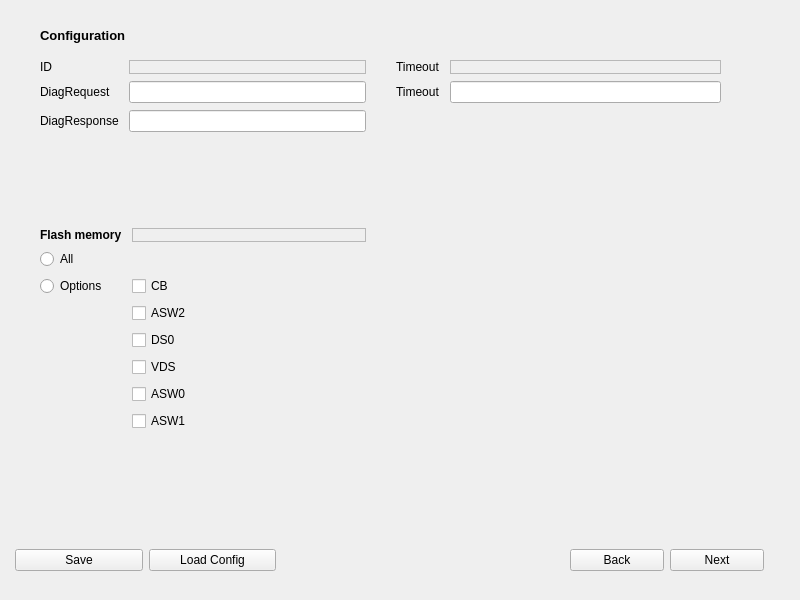
<?xml version="1.0" encoding="UTF-8"?>
<ui version="4.0">
 <class>ConfigWin</class>
 <widget class="QWidget" name="ConfigWin">
  <property name="geometry">
   <rect>
    <x>0</x>
    <y>0</y>
    <width>800</width>
    <height>600</height>
   </rect>
  </property>
  <property name="sizePolicy">
   <sizepolicy hsizetype="Fixed" vsizetype="Preferred">
    <horstretch>0</horstretch>
    <verstretch>0</verstretch>
   </sizepolicy>
  </property>
  <property name="windowTitle">
   <string>CANFlashOTA</string>
  </property>
  <widget class="QWidget" name="gridLayoutWidget">
   <property name="geometry">
    <rect>
     <x>40</x>
     <y>60</y>
     <width>681</width>
     <height>371</height>
    </rect>
   </property>
   <layout class="QGridLayout" name="configLayout">
    <property name="horizontalSpacing">
     <number>30</number>
    </property>
    <property name="verticalSpacing">
     <number>7</number>
    </property>
    <item row="0" column="0">
     <layout class="QFormLayout" name="IDLayout">
      <property name="rowWrapPolicy">
       <enum>QFormLayout::DontWrapRows</enum>
      </property>
      <property name="horizontalSpacing">
       <number>10</number>
      </property>
      <property name="verticalSpacing">
       <number>7</number>
      </property>
      <item row="0" column="0">
       <widget class="QLabel" name="IDlabel">
        <property name="font">
         <font>
          <pointsize>9</pointsize>
         </font>
        </property>
        <property name="text">
         <string>ID</string>
        </property>
       </widget>
      </item>
      <item row="0" column="1">
       <widget class="QFrame" name="frame_3">
        <property name="frameShape">
         <enum>QFrame::StyledPanel</enum>
        </property>
        <property name="frameShadow">
         <enum>QFrame::Raised</enum>
        </property>
       </widget>
      </item>
      <item row="1" column="0">
       <widget class="QLabel" name="lbl_DiagReq">
        <property name="font">
         <font>
          <pointsize>9</pointsize>
         </font>
        </property>
        <property name="text">
         <string>DiagRequest</string>
        </property>
       </widget>
      </item>
      <item row="1" column="1">
       <widget class="QLineEdit" name="In_DiagReq"/>
      </item>
      <item row="2" column="0">
       <widget class="QLabel" name="lbl_DiagRes">
        <property name="font">
         <font>
          <pointsize>9</pointsize>
         </font>
        </property>
        <property name="text">
         <string>DiagResponse</string>
        </property>
       </widget>
      </item>
      <item row="2" column="1">
       <widget class="QLineEdit" name="In_DiagRes"/>
      </item>
     </layout>
    </item>
    <item row="0" column="1">
     <layout class="QFormLayout" name="TimeoutLayout">
      <property name="horizontalSpacing">
       <number>10</number>
      </property>
      <property name="verticalSpacing">
       <number>7</number>
      </property>
      <item row="0" column="0">
       <widget class="QLabel" name="Timeoutlabel">
        <property name="font">
         <font>
          <pointsize>9</pointsize>
         </font>
        </property>
        <property name="text">
         <string>Timeout</string>
        </property>
       </widget>
      </item>
      <item row="0" column="1">
       <widget class="QFrame" name="frame_4">
        <property name="frameShape">
         <enum>QFrame::StyledPanel</enum>
        </property>
        <property name="frameShadow">
         <enum>QFrame::Raised</enum>
        </property>
       </widget>
      </item>
      <item row="1" column="0">
       <widget class="QLabel" name="lbl_timeout">
        <property name="font">
         <font>
          <pointsize>9</pointsize>
         </font>
        </property>
        <property name="text">
         <string>Timeout</string>
        </property>
       </widget>
      </item>
      <item row="1" column="1">
       <widget class="QLineEdit" name="in_timeout"/>
      </item>
     </layout>
    </item>
    <item row="2" column="0">
     <layout class="QFormLayout" name="AddressLayout">
      <property name="horizontalSpacing">
       <number>10</number>
      </property>
      <property name="verticalSpacing">
       <number>7</number>
      </property>
      <property name="bottomMargin">
       <number>0</number>
      </property>
      <item row="0" column="0">
       <widget class="QLabel" name="lbl_flashmem">
        <property name="font">
         <font>
          <pointsize>9</pointsize>
          <weight>75</weight>
          <bold>true</bold>
         </font>
        </property>
        <property name="text">
         <string>Flash memory</string>
        </property>
       </widget>
      </item>
      <item row="0" column="1">
       <widget class="QFrame" name="frame">
        <property name="frameShape">
         <enum>QFrame::StyledPanel</enum>
        </property>
        <property name="frameShadow">
         <enum>QFrame::Raised</enum>
        </property>
       </widget>
      </item>
      <item row="1" column="0">
       <widget class="QRadioButton" name="flashAllBtn">
        <property name="font">
         <font>
          <pointsize>9</pointsize>
         </font>
        </property>
        <property name="text">
         <string>All</string>
        </property>
       </widget>
      </item>
      <item row="2" column="0">
       <widget class="QRadioButton" name="flashOprionBtn">
        <property name="font">
         <font>
          <pointsize>9</pointsize>
         </font>
        </property>
        <property name="text">
         <string>Options</string>
        </property>
       </widget>
      </item>
      <item row="2" column="1">
       <widget class="QCheckBox" name="CBcheckBox">
        <property name="font">
         <font>
          <pointsize>9</pointsize>
         </font>
        </property>
        <property name="text">
         <string>CB</string>
        </property>
       </widget>
      </item>
      <item row="3" column="1">
       <widget class="QCheckBox" name="ASWEcheckBox">
        <property name="font">
         <font>
          <pointsize>9</pointsize>
         </font>
        </property>
        <property name="text">
         <string>ASW2</string>
        </property>
       </widget>
      </item>
      <item row="4" column="1">
       <widget class="QCheckBox" name="DS0checkBox">
        <property name="font">
         <font>
          <pointsize>9</pointsize>
         </font>
        </property>
        <property name="text">
         <string>DS0</string>
        </property>
       </widget>
      </item>
      <item row="5" column="1">
       <widget class="QCheckBox" name="vdscheckBox">
        <property name="font">
         <font>
          <pointsize>9</pointsize>
         </font>
        </property>
        <property name="text">
         <string>VDS</string>
        </property>
       </widget>
      </item>
      <item row="6" column="1">
       <widget class="QCheckBox" name="ASW0checkBox">
        <property name="font">
         <font>
          <pointsize>9</pointsize>
         </font>
        </property>
        <property name="text">
         <string>ASW0</string>
        </property>
       </widget>
      </item>
      <item row="7" column="1">
       <widget class="QCheckBox" name="ASW1checkBox">
        <property name="font">
         <font>
          <pointsize>9</pointsize>
         </font>
        </property>
        <property name="text">
         <string>ASW1</string>
        </property>
       </widget>
      </item>
     </layout>
    </item>
   </layout>
  </widget>
  <widget class="QWidget" name="horizontalLayoutWidget_2">
   <property name="geometry">
    <rect>
     <x>0</x>
     <y>520</y>
     <width>281</width>
     <height>80</height>
    </rect>
   </property>
   <layout class="QHBoxLayout" name="saveLayout_2">
    <property name="leftMargin">
     <number>15</number>
    </property>
    <property name="rightMargin">
     <number>5</number>
    </property>
    <item>
     <widget class="QPushButton" name="saveBtn">
      <property name="font">
       <font>
        <pointsize>9</pointsize>
       </font>
      </property>
      <property name="text">
       <string>Save</string>
      </property>
     </widget>
    </item>
    <item>
     <widget class="QPushButton" name="LoadConfigBtn">
      <property name="sizePolicy">
       <sizepolicy hsizetype="Minimum" vsizetype="Fixed">
        <horstretch>0</horstretch>
        <verstretch>0</verstretch>
       </sizepolicy>
      </property>
      <property name="font">
       <font>
        <pointsize>9</pointsize>
       </font>
      </property>
      <property name="text">
       <string>Load Config</string>
      </property>
     </widget>
    </item>
   </layout>
  </widget>
  <widget class="QWidget" name="horizontalLayoutWidget_3">
   <property name="geometry">
    <rect>
     <x>570</x>
     <y>520</y>
     <width>224</width>
     <height>80</height>
    </rect>
   </property>
   <layout class="QHBoxLayout" name="WindowCtrlLayout">
    <property name="rightMargin">
     <number>30</number>
    </property>
    <item>
     <widget class="QPushButton" name="BackBtn">
      <property name="font">
       <font>
        <pointsize>9</pointsize>
       </font>
      </property>
      <property name="text">
       <string>Back</string>
      </property>
     </widget>
    </item>
    <item>
     <widget class="QPushButton" name="NextBtn">
      <property name="font">
       <font>
        <pointsize>9</pointsize>
       </font>
      </property>
      <property name="text">
       <string>Next</string>
      </property>
     </widget>
    </item>
   </layout>
  </widget>
  <widget class="QLabel" name="label">
   <property name="geometry">
    <rect>
     <x>40</x>
     <y>20</y>
     <width>312</width>
     <height>31</height>
    </rect>
   </property>
   <property name="font">
    <font>
     <pointsize>10</pointsize>
     <weight>75</weight>
     <bold>true</bold>
    </font>
   </property>
   <property name="text">
    <string>Configuration</string>
   </property>
  </widget>
 </widget>
 <resources/>
 <connections/>
</ui>
